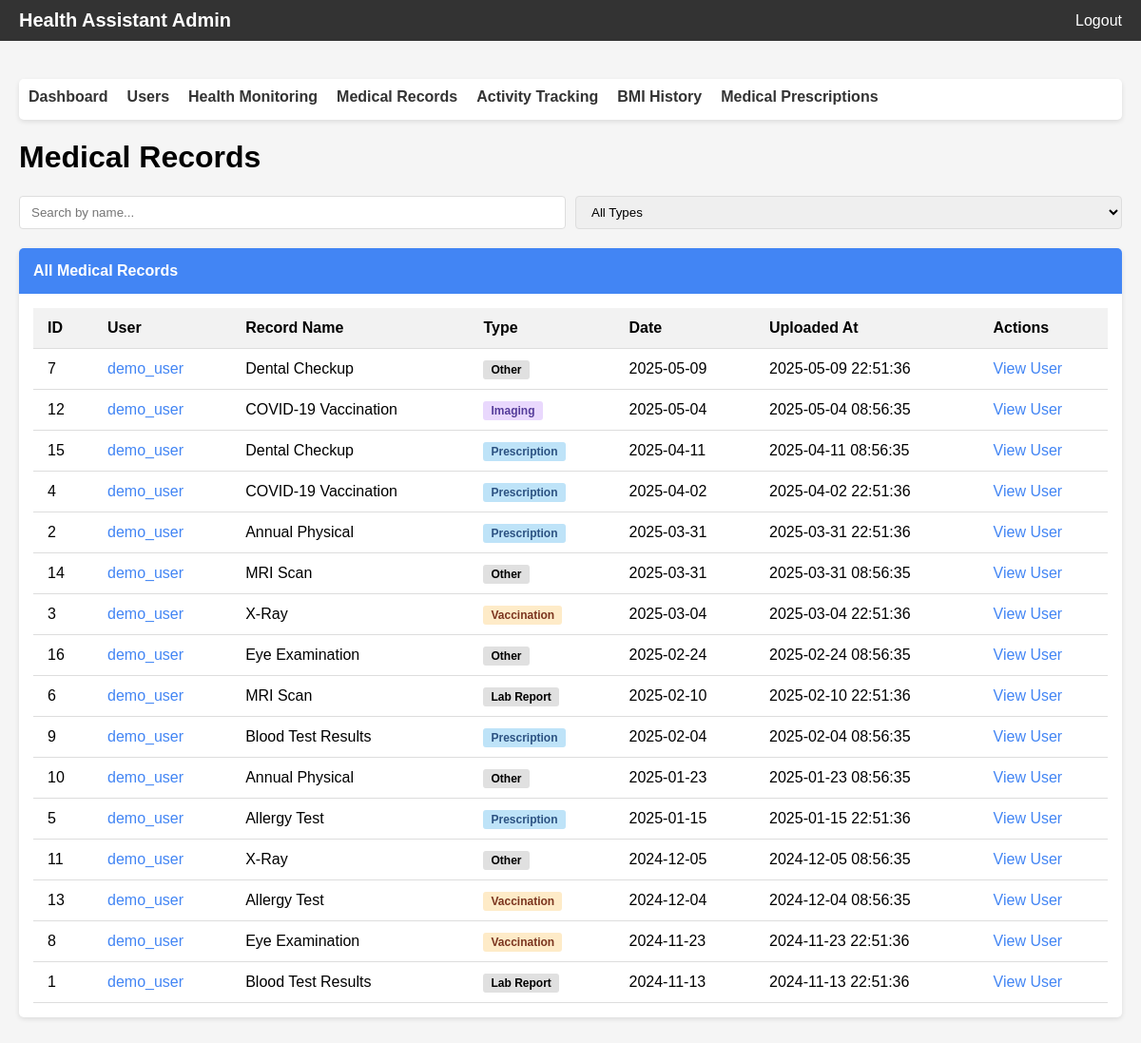
The page /medical-records (signed in) on the database its author committed.
### tables this page shows
CREATE TABLE medical_records (
    id INTEGER PRIMARY KEY AUTOINCREMENT,
    user_id INTEGER NOT NULL,
    record_name TEXT NOT NULL,
    record_type TEXT NOT NULL,  -- "lab_report", "prescription", "imaging", "vaccination", etc.
    file_path TEXT,
    file_type TEXT,
    file_size INTEGER,
    record_date DATE,
    provider TEXT,  -- Doctor or hospital name
    notes TEXT,
    uploaded_at DATETIME DEFAULT CURRENT_TIMESTAMP,
    FOREIGN KEY (user_id) REFERENCES users(id)
);

CREATE TABLE users (
    id INTEGER PRIMARY KEY AUTOINCREMENT,
    username TEXT UNIQUE NOT NULL,
    email TEXT UNIQUE NOT NULL,
    password_hash TEXT NOT NULL,
    first_name TEXT,
    last_name TEXT,
    date_of_birth DATE,
    gender TEXT,
    height REAL,  -- in cm
    weight REAL,  -- in kg
    blood_type TEXT,
    emergency_contact TEXT,
    emergency_phone TEXT,
    medical_conditions TEXT,  -- stored as JSON array
    allergies TEXT,  -- stored as JSON array
    created_at DATETIME DEFAULT CURRENT_TIMESTAMP,
    last_login DATETIME
, is_admin BOOLEAN DEFAULT 0);

### admin_direct_access.py (the view)
@app.route('/medical-records')
def medical_records():
    if 'admin_authenticated' not in session:
        return redirect(url_for('login'))
    conn = get_db_connection()
    if not conn:
        return "Database connection error", 500
    cursor = conn.cursor()
    cursor.execute("""
        SELECT mr.id, mr.user_id, u.username, mr.record_name, mr.record_type,
               mr.file_path, mr.record_date, mr.notes, mr.uploaded_at
        FROM medical_records mr
        JOIN users u ON mr.user_id = u.id
        ORDER BY mr.uploaded_at DESC
        LIMIT 100
    """)
    records = [dict(row) for row in cursor.fetchall()]
    conn.close()
    return render_template('admin_medical_records.html', records=records)

### admin_direct_access.py (called while the page is built)
def get_db_connection():
    try:
        db_path = os.path.join(os.path.dirname(os.path.abspath(__file__)), 'health.db')
        conn = sqlite3.connect(db_path)
        conn.row_factory = sqlite3.Row
        return conn
    except Exception as e:
        print(f"Database connection error: {str(e)}")
        return None

### templates/admin_medical_records.html (shortened to what this page needs)
<!DOCTYPE html>
<html>
<head>
</head>
<body>
    <header>
        <div class="header-title">Health Assistant Admin</div>
        <a href="{{ url_for('logout') }}" class="logout">Logout</a>
    </header>
    <div class="container">
        <nav>
            <ul>
                <li><a href="{{ url_for('dashboard') }}">Dashboard</a></li>
                <li><a href="{{ url_for('users') }}">Users</a></li>
                <li><a href="{{ url_for('health_monitoring') }}">Health Monitoring</a></li>
                <li><a href="{{ url_for('medical_records') }}">Medical Records</a></li>
                <li><a href="{{ url_for('activity_tracking') }}">Activity Tracking</a></li>
                <li><a href="{{ url_for('bmi_history') }}">BMI History</a></li>
                <li><a href="{{ url_for('medical_prescriptions') }}">Medical Prescriptions</a></li>
            </ul>
        </nav>
        <h1>Medical Records</h1>
        <div class="search-tools">
            <input type="text" id="search-name" placeholder="Search by name...">
            <select id="filter-type">
                <option value="all">All Types</option>
            </select>
        </div>
        <div class="card">
            <div class="card-header">All Medical Records</div>
            <div class="card-body">
                <table>
                    <thead>
                        <tr>
                            <th>ID</th>
                            <th>User</th>
                            <th>Record Name</th>
                            <th>Type</th>
                            <th>Date</th>
                            <th>Uploaded At</th>
                            <th>Actions</th>
                        </tr>
                    </thead>
                    <tbody id="records-table">
                        {% if records %}
                            {% for record in records %}
                            <tr data-record-type="{{ record.record_type }}">
                                <td>{{ record.id }}</td>
                                <td><a href="{{ url_for('user_history', user_id=record.user_id) }}" class="view-link">{{ record.username }}</a></td>
                                <td>{{ record.record_name }}</td>
                                <td><span class="record-type {{ record.record_type }}">{{ record.record_type|replace('_', ' ')|title }}</span></td>
                                <td>{{ record.record_date }}</td>
                                <td>{{ record.uploaded_at }}</td>
                                <td>
                                    <a href="{{ url_for('user_history', user_id=record.user_id) }}" class="view-link">View User</a>
                                </td>
                            </tr>
                            {% endfor %}
                        {% else %}
                            <tr>
                                <td colspan="7" style="text-align: center; padding: 30px; color: #666;">
                                    No medical records found
                                </td>
                            </tr>
                        {% endif %}
                    </tbody>
                </table>
            </div>
        </div>
    </div>
</body>
</html>

### templates/admin_medical_records.html (style rules this page uses)
body { font-family: Arial, sans-serif; margin: 0; padding: 0; background-color: #f5f5f5; }
.container { max-width: 1200px; margin: 0 auto; padding: 20px; }
header { background-color: #333; color: white; padding: 10px 20px; display: flex; justify-content: space-between; align-items: center; }
.header-title { font-size: 20px; font-weight: bold; }
nav { margin-top: 20px; background-color: white; padding: 10px; border-radius: 5px; box-shadow: 0 2px 5px rgba(0,0,0,0.1); }
nav ul { list-style: none; padding: 0; margin: 0; display: flex; flex-wrap: wrap; }
nav ul li { margin-right: 20px; margin-bottom: 5px; }
nav ul li a { text-decoration: none; color: #333; font-weight: bold; }
.card { background-color: white; border-radius: 5px; box-shadow: 0 2px 5px rgba(0,0,0,0.1); margin-bottom: 20px; overflow: hidden; }
.card-header { background-color: #4285f4; color: white; padding: 15px; font-weight: bold; }
.card-body { padding: 15px; }
table { width: 100%; border-collapse: collapse; }
th, td { padding: 12px 15px; text-align: left; border-bottom: 1px solid #ddd; }
th { background-color: #f2f2f2; }
.logout { color: white; text-decoration: none; }
.record-type { padding: 3px 8px; border-radius: 3px; font-size: 12px; font-weight: bold; background-color: #e0e0e0; }
.record-type.prescription { background-color: #bee3f8; color: #2c5282; }
.record-type.imaging { background-color: #e9d8fd; color: #553c9a; }
.record-type.vaccination { background-color: #feebc8; color: #7b341e; }
.search-tools { display: flex; flex-wrap: wrap; gap: 10px; margin-bottom: 20px; }
.search-tools input, .search-tools select { padding: 8px 12px; border: 1px solid #ddd; border-radius: 4px; flex: 1; min-width: 120px; }
.view-link { color: #4285f4; text-decoration: none; }

### rows shown on the page
medical_records: id "7", username "demo_user", record_name "Dental Checkup", record_type "Other", record_date "2025-05-09", uploaded_at "2025-05-09 22:51:36"
medical_records: id "12", username "demo_user", record_name "COVID-19 Vaccination", record_type "Imaging", record_date "2025-05-04", uploaded_at "2025-05-04 08:56:35"
medical_records: id "15", username "demo_user", record_name "Dental Checkup", record_type "Prescription", record_date "2025-04-11", uploaded_at "2025-04-11 08:56:35"
medical_records: id "4", username "demo_user", record_name "COVID-19 Vaccination", record_type "Prescription", record_date "2025-04-02", uploaded_at "2025-04-02 22:51:36"
medical_records: id "2", username "demo_user", record_name "Annual Physical", record_type "Prescription", record_date "2025-03-31", uploaded_at "2025-03-31 22:51:36"
medical_records: id "14", username "demo_user", record_name "MRI Scan", record_type "Other", record_date "2025-03-31", uploaded_at "2025-03-31 08:56:35"
medical_records: id "3", username "demo_user", record_name "X-Ray", record_type "Vaccination", record_date "2025-03-04", uploaded_at "2025-03-04 22:51:36"
medical_records: id "16", username "demo_user", record_name "Eye Examination", record_type "Other", record_date "2025-02-24", uploaded_at "2025-02-24 08:56:35"
medical_records: id "6", username "demo_user", record_name "MRI Scan", record_type "Lab Report", record_date "2025-02-10", uploaded_at "2025-02-10 22:51:36"
medical_records: id "9", username "demo_user", record_name "Blood Test Results", record_type "Prescription", record_date "2025-02-04", uploaded_at "2025-02-04 08:56:35"
medical_records: id "10", username "demo_user", record_name "Annual Physical", record_type "Other", record_date "2025-01-23", uploaded_at "2025-01-23 08:56:35"
medical_records: id "5", username "demo_user", record_name "Allergy Test", record_type "Prescription", record_date "2025-01-15", uploaded_at "2025-01-15 22:51:36"
medical_records: id "11", username "demo_user", record_name "X-Ray", record_type "Other", record_date "2024-12-05", uploaded_at "2024-12-05 08:56:35"
medical_records: id "13", username "demo_user", record_name "Allergy Test", record_type "Vaccination", record_date "2024-12-04", uploaded_at "2024-12-04 08:56:35"
medical_records: id "8", username "demo_user", record_name "Eye Examination", record_type "Vaccination", record_date "2024-11-23", uploaded_at "2024-11-23 22:51:36"
medical_records: id "1", username "demo_user", record_name "Blood Test Results", record_type "Lab Report", record_date "2024-11-13", uploaded_at "2024-11-13 22:51:36"
